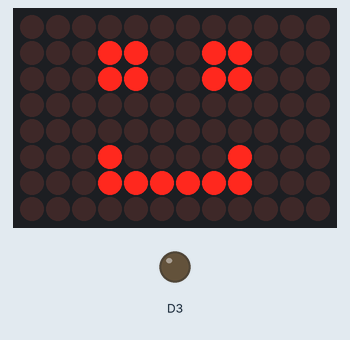
Simulated run of this sketch. Board: Arduino Uno R4 WiFi. On the bench: 12×8 LED matrix, output pins drawn as LEDs (lit = HIGH).

Above: at 0.1 s.
At 3.1 s:
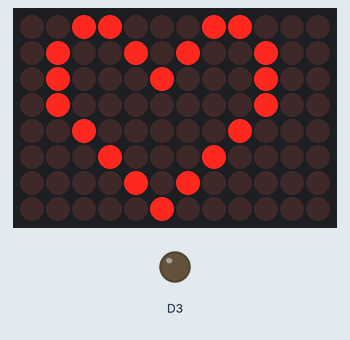
At 6.1 s:
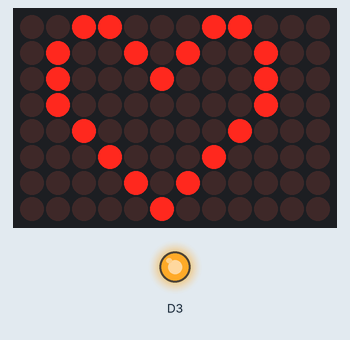
Timing chart, 0 to 128.5 s (numbered marks = the images above):
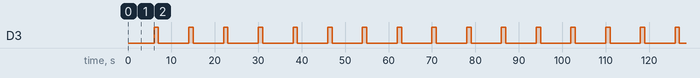

Measured:
- by itself, D3: alternates HIGH for 1.0 s and LOW for 7.0 s
- by itself, everything shown: repeats every 8.0 s, in 4 steps

The sketch:

BasicTemplate.ino
```cpp
#include "Arduino_LED_Matrix.h"
#include "devices.h"
//#include "RTC.h"

device led(3);

ArduinoLEDMatrix matrix;

int count {0};
const int buttonpin {8};
int ledpin {};

const uint32_t happy[] = {
    0x19819,
    0x80000001,
    0x81f8000
};
const uint32_t heart[] = {
    0x3184a444,
    0x44042081,
    0x100a0040
};


void setup() {
  Serial.begin(115200);
  matrix.begin();
  // RTC.begin();
  // RTCTime startTime(10, Month::AUGUST, 2023, 17, 54, 00, DayOfWeek::MONDAY, SaveLight::SAVING_TIME_ACTIVE);
  // RTC.setTime(startTime);
  pinMode(led.pin, OUTPUT);

}

void loop(){
  matrix.loadFrame(happy);
  delay(3000);
  matrix.loadFrame(heart);
  delay(3000);
  led.on();
  delay(1000);
  led.off();
  delay(1000);


  // RTCTime currentTime;

  // // Get current time from RTC
  // RTC.getTime(currentTime);

  // // Print out date (DD/MM//YYYY)
  // Serial.print(Month2int(currentTime.getMonth()));
  // Serial.print("/");
  // Serial.print(currentTime.getDayOfMonth());
  // Serial.print("/");
  // Serial.print(currentTime.getYear());
  // Serial.print(" - ");

  // // Print time (HH/MM/SS)
  // Serial.print(currentTime.getHour());
  // Serial.print(":");
  // Serial.print(currentTime.getMinutes());
  // Serial.print(":");
  // Serial.println(currentTime.getSeconds());
  // digitalWrite(LED_BUILTIN, HIGH);
  // delay(1000);
  // digitalWrite(LED_BUILTIN, LOW);


}
```

devices.h
```cpp
struct device {
    const int pin;
    int datapin;
	int response;
    int last_status = 0;

    device(int pin_number)
			:pin{pin_number}{};

    device(int pin_number, int data)
      		:pin{pin_number}, datapin{data}{};


    void on(){
        if (last_status == 0){
          digitalWrite(pin,HIGH);
          last_status = 1;
          };
    };


    void off(){
        if (last_status == 1){
          digitalWrite(pin,LOW);
          last_status = 0;
          };
    };

	int read(){
			response = digitalRead(datapin);
			return response;
	};
};
```
